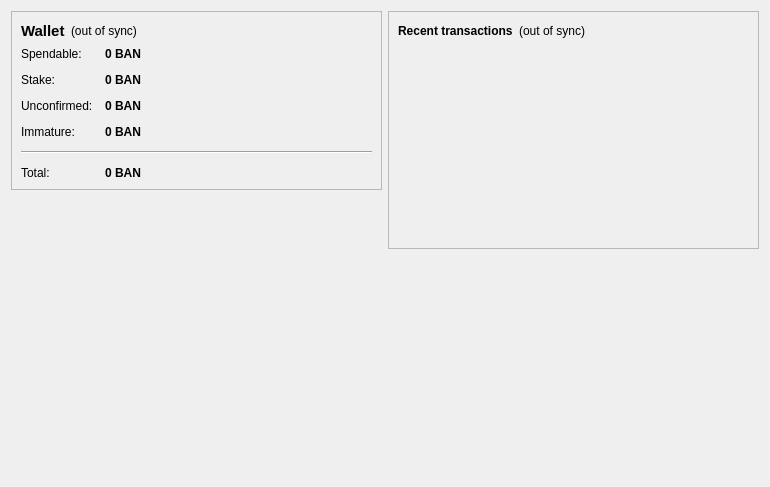
<?xml version="1.0" encoding="UTF-8"?>
<ui version="4.0">
 <class>OverviewPage</class>
 <widget class="QWidget" name="OverviewPage">
  <property name="geometry">
   <rect>
    <x>0</x>
    <y>0</y>
    <width>770</width>
    <height>487</height>
   </rect>
  </property>
  <property name="windowTitle">
   <string>Form</string>
  </property>
  <layout class="QHBoxLayout" name="horizontalLayout" stretch="1,1">
   <item>
    <layout class="QVBoxLayout" name="verticalLayout_2">
     <item>
      <widget class="QFrame" name="frame">
       <property name="frameShape">
        <enum>QFrame::StyledPanel</enum>
       </property>
       <property name="frameShadow">
        <enum>QFrame::Raised</enum>
       </property>
       <layout class="QVBoxLayout" name="verticalLayout_4">
        <item>
         <layout class="QHBoxLayout" name="horizontalLayout_4">
          <item>
           <widget class="QLabel" name="label_5">
            <property name="font">
             <font>
              <pointsize>11</pointsize>
              <weight>75</weight>
              <bold>true</bold>
             </font>
            </property>
            <property name="text">
             <string>Wallet</string>
            </property>
           </widget>
          </item>
          <item>
           <widget class="QLabel" name="labelWalletStatus">
            <property name="toolTip">
             <string>The displayed information may be out of date. Your wallet automatically synchronizes with the babesandnerd network after a connection is established, but this process has not completed yet.</string>
            </property>
            <property name="styleSheet">
             <string notr="true"/>
            </property>
            <property name="text">
             <string notr="true">(out of sync)</string>
            </property>
            <property name="alignment">
             <set>Qt::AlignLeading|Qt::AlignLeft|Qt::AlignVCenter</set>
            </property>
           </widget>
          </item>
          <item>
           <spacer name="horizontalSpacer_2">
            <property name="orientation">
             <enum>Qt::Horizontal</enum>
            </property>
            <property name="sizeHint" stdset="0">
             <size>
              <width>40</width>
              <height>20</height>
             </size>
            </property>
           </spacer>
          </item>
         </layout>
        </item>
        <item>
         <layout class="QFormLayout" name="formLayout_2">
          <property name="fieldGrowthPolicy">
           <enum>QFormLayout::AllNonFixedFieldsGrow</enum>
          </property>
          <property name="horizontalSpacing">
           <number>12</number>
          </property>
          <property name="verticalSpacing">
           <number>12</number>
          </property>
          <item row="0" column="0">
           <widget class="QLabel" name="label">
            <property name="text">
             <string>Spendable:</string>
            </property>
           </widget>
          </item>
          <item row="0" column="1">
           <widget class="QLabel" name="labelBalance">
            <property name="font">
             <font>
              <weight>75</weight>
              <bold>true</bold>
             </font>
            </property>
            <property name="cursor">
             <cursorShape>IBeamCursor</cursorShape>
            </property>
            <property name="toolTip">
             <string>Your current spendable balance</string>
            </property>
            <property name="text">
             <string notr="true">0 BAN</string>
            </property>
            <property name="textInteractionFlags">
             <set>Qt::LinksAccessibleByMouse|Qt::TextSelectableByKeyboard|Qt::TextSelectableByMouse</set>
            </property>
           </widget>
          </item>
          <item row="1" column="0">
           <widget class="QLabel" name="label_6">
            <property name="text">
             <string>Stake:</string>
            </property>
           </widget>
          </item>
          <item row="1" column="1">
           <widget class="QLabel" name="labelStake">
            <property name="font">
             <font>
              <weight>75</weight>
              <bold>true</bold>
             </font>
            </property>
            <property name="cursor">
             <cursorShape>IBeamCursor</cursorShape>
            </property>
            <property name="toolTip">
             <string>Total of coins that was staked, and do not yet count toward the current balance</string>
            </property>
            <property name="text">
             <string notr="true">0 BAN</string>
            </property>
            <property name="textInteractionFlags">
             <set>Qt::LinksAccessibleByMouse|Qt::TextSelectableByKeyboard|Qt::TextSelectableByMouse</set>
            </property>
           </widget>
          </item>
          <item row="2" column="0">
           <widget class="QLabel" name="label_3">
            <property name="text">
             <string>Unconfirmed:</string>
            </property>
           </widget>
          </item>
          <item row="2" column="1">
           <widget class="QLabel" name="labelUnconfirmed">
            <property name="font">
             <font>
              <weight>75</weight>
              <bold>true</bold>
             </font>
            </property>
            <property name="cursor">
             <cursorShape>IBeamCursor</cursorShape>
            </property>
            <property name="toolTip">
             <string>Total of transactions that have yet to be confirmed, and do not yet count toward the current balance</string>
            </property>
            <property name="text">
             <string notr="true">0 BAN</string>
            </property>
            <property name="textInteractionFlags">
             <set>Qt::LinksAccessibleByMouse|Qt::TextSelectableByKeyboard|Qt::TextSelectableByMouse</set>
            </property>
           </widget>
          </item>
          <item row="3" column="0">
           <widget class="QLabel" name="labelImmatureText">
            <property name="text">
             <string>Immature:</string>
            </property>
           </widget>
          </item>
          <item row="3" column="1">
           <widget class="QLabel" name="labelImmature">
            <property name="font">
             <font>
              <weight>75</weight>
              <bold>true</bold>
             </font>
            </property>
            <property name="toolTip">
             <string>Mined balance that has not yet matured</string>
            </property>
            <property name="text">
             <string notr="true">0 BAN</string>
            </property>
            <property name="textInteractionFlags">
             <set>Qt::LinksAccessibleByMouse|Qt::TextSelectableByKeyboard|Qt::TextSelectableByMouse</set>
            </property>
           </widget>
          </item>
          <item row="4" column="0" colspan="2">
           <widget class="Line" name="line">
            <property name="orientation">
             <enum>Qt::Horizontal</enum>
            </property>
           </widget>
          </item>
          <item row="5" column="0">
           <widget class="QLabel" name="labelTotalText">
            <property name="text">
             <string>Total:</string>
            </property>
           </widget>
          </item>
          <item row="5" column="1">
           <widget class="QLabel" name="labelTotal">
            <property name="font">
             <font>
              <weight>75</weight>
              <bold>true</bold>
             </font>
            </property>
            <property name="cursor">
             <cursorShape>IBeamCursor</cursorShape>
            </property>
            <property name="toolTip">
             <string>Your current total balance</string>
            </property>
            <property name="text">
             <string notr="true">0 BAN</string>
            </property>
            <property name="textInteractionFlags">
             <set>Qt::LinksAccessibleByMouse|Qt::TextSelectableByKeyboard|Qt::TextSelectableByMouse</set>
            </property>
           </widget>
          </item>
         </layout>
        </item>
       </layout>
      </widget>
     </item>
     <item>
      <spacer name="verticalSpacer">
       <property name="orientation">
        <enum>Qt::Vertical</enum>
       </property>
       <property name="sizeHint" stdset="0">
        <size>
         <width>20</width>
         <height>40</height>
        </size>
       </property>
      </spacer>
     </item>
     <item>
      <widget class="QLabel" name="label_2">
       <property name="autoFillBackground">
        <bool>true</bool>
       </property>
       <property name="text">
        <string/>
       </property>
       <property name="pixmap">
        <pixmap resource="../bitcoin.qrc">:/icons/mastbg</pixmap>
       </property>
       <property name="scaledContents">
        <bool>false</bool>
       </property>
       <property name="margin">
        <number>0</number>
       </property>
      </widget>
     </item>
    </layout>
   </item>
   <item>
    <layout class="QVBoxLayout" name="verticalLayout_3">
     <item>
      <widget class="QFrame" name="frame_2">
       <property name="frameShape">
        <enum>QFrame::StyledPanel</enum>
       </property>
       <property name="frameShadow">
        <enum>QFrame::Raised</enum>
       </property>
       <layout class="QVBoxLayout" name="verticalLayout">
        <item>
         <layout class="QHBoxLayout" name="horizontalLayout_2">
          <item>
           <widget class="QLabel" name="label_4">
            <property name="text">
             <string>&lt;b&gt;Recent transactions&lt;/b&gt;</string>
            </property>
           </widget>
          </item>
          <item>
           <widget class="QLabel" name="labelTransactionsStatus">
            <property name="toolTip">
             <string>The displayed information may be out of date. Your wallet automatically synchronizes with the babesandnerd network after a connection is established, but this process has not completed yet.</string>
            </property>
            <property name="styleSheet">
             <string notr="true"/>
            </property>
            <property name="text">
             <string notr="true">(out of sync)</string>
            </property>
            <property name="alignment">
             <set>Qt::AlignRight|Qt::AlignTrailing|Qt::AlignVCenter</set>
            </property>
           </widget>
          </item>
          <item>
           <spacer name="horizontalSpacer">
            <property name="orientation">
             <enum>Qt::Horizontal</enum>
            </property>
            <property name="sizeHint" stdset="0">
             <size>
              <width>40</width>
              <height>20</height>
             </size>
            </property>
           </spacer>
          </item>
         </layout>
        </item>
        <item>
         <widget class="QListView" name="listTransactions">
          <property name="styleSheet">
           <string notr="true">QListView { background: transparent; }</string>
          </property>
          <property name="frameShape">
           <enum>QFrame::NoFrame</enum>
          </property>
          <property name="verticalScrollBarPolicy">
           <enum>Qt::ScrollBarAlwaysOff</enum>
          </property>
          <property name="horizontalScrollBarPolicy">
           <enum>Qt::ScrollBarAlwaysOff</enum>
          </property>
          <property name="selectionMode">
           <enum>QAbstractItemView::NoSelection</enum>
          </property>
         </widget>
        </item>
       </layout>
      </widget>
     </item>
     <item>
      <spacer name="verticalSpacer_2">
       <property name="orientation">
        <enum>Qt::Vertical</enum>
       </property>
       <property name="sizeHint" stdset="0">
        <size>
         <width>20</width>
         <height>40</height>
        </size>
       </property>
      </spacer>
     </item>
    </layout>
   </item>
  </layout>
 </widget>
 <resources>
  <include location="../bitcoin.qrc"/>
 </resources>
 <connections/>
</ui>
